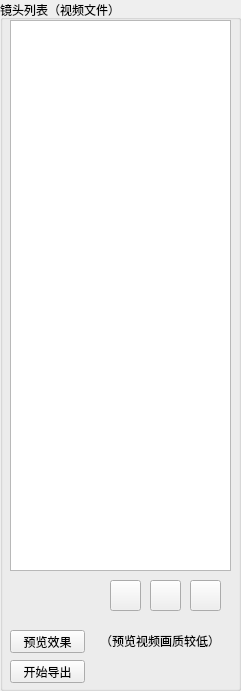
    <widget class="QGroupBox" name="groupBox_8">
     <property name="geometry">
      <rect>
       <x>880</x>
       <y>20</y>
       <width>241</width>
       <height>691</height>
      </rect>
     </property>
     <property name="title">
      <string>镜头列表（视频文件）</string>
     </property>
     <widget class="QTextEdit" name="textEdit_2">
      <property name="geometry">
       <rect>
        <x>10</x>
        <y>20</y>
        <width>221</width>
        <height>551</height>
       </rect>
      </property>
     </widget>
     <widget class="QToolButton" name="toolButton_5">
      <property name="geometry">
       <rect>
        <x>110</x>
        <y>580</y>
        <width>31</width>
        <height>31</height>
       </rect>
      </property>
      <property name="styleSheet">
       <string notr="true">#toolButton_5{
	background-image: url(&quot;C:/Users/hdsha/Downloads/加.png&quot;);
}</string>
      </property>
      <property name="text">
       <string/>
      </property>
     </widget>
     <widget class="QToolButton" name="toolButton_6">
      <property name="geometry">
       <rect>
        <x>150</x>
        <y>580</y>
        <width>31</width>
        <height>31</height>
       </rect>
      </property>
      <property name="styleSheet">
       <string notr="true">#toolButton_6{
	background-image: url(&quot;C:/Users/hdsha/Downloads/减.png&quot;);
}</string>
      </property>
      <property name="text">
       <string/>
      </property>
     </widget>
     <widget class="QToolButton" name="toolButton_7">
      <property name="geometry">
       <rect>
        <x>190</x>
        <y>580</y>
        <width>31</width>
        <height>31</height>
       </rect>
      </property>
      <property name="text">
       <string/>
      </property>
     </widget>
     <widget class="QPushButton" name="pushButton_9">
      <property name="geometry">
       <rect>
        <x>10</x>
        <y>630</y>
        <width>75</width>
        <height>23</height>
       </rect>
      </property>
      <property name="text">
       <string>预览效果</string>
      </property>
     </widget>
     <widget class="QPushButton" name="pushButton_10">
      <property name="geometry">
       <rect>
        <x>10</x>
        <y>660</y>
        <width>75</width>
        <height>23</height>
       </rect>
      </property>
      <property name="text">
       <string>开始导出</string>
      </property>
     </widget>
     <widget class="QLabel" name="label_44">
      <property name="geometry">
       <rect>
        <x>100</x>
        <y>630</y>
        <width>121</width>
        <height>21</height>
       </rect>
      </property>
      <property name="text">
       <string>（预览视频画质较低）</string>
      </property>
     </widget>
    </widget>
